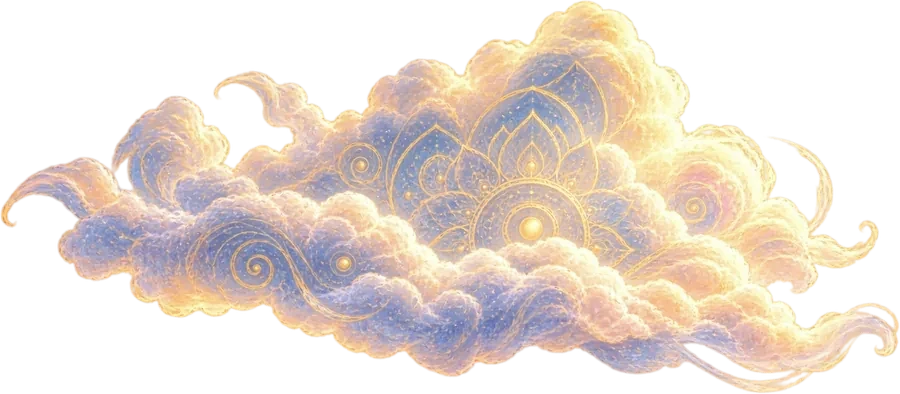
#> input picture prototype/world-v3-preview/burnell-world-cloud-large.webp, 900 x 394 px, given in place of burnell-world-cloud-small.webp, which was not available
$ python cloudsearch.py
#> lines starting #> are read from the running program, lines starting #| are printed output that depends on the picture; after the words box and inside, x2 and y2 are one past the last pixel; in counts of white or black regions, pixels touching at a corner belong together; pictures that were not available may be replaced by others from this repository, and a replacement may not be noted
import numpy as np, cv2, json
from PIL import Image
SP='/tmp/claude-0/-home-user-trevwebsite/d4d2ff2f-54ac-56c6-86b9-cd5baa7a52c6/scratchpad/world3/'
S=0.25; W,H=int(941*S),int(1672*S)
def alpha(name):
#> called with name = 'burnell-world-cloud-small.webp'
    a=np.asarray(Image.open(SP+name).convert('RGBA'))[...,3].astype(np.float32)/255; return a
CL={k:alpha(f'burnell-world-cloud-{k}.webp') for k in ['small','medium','large']}
#> call 2 of alpha, with name = 'burnell-world-cloud-medium.webp'
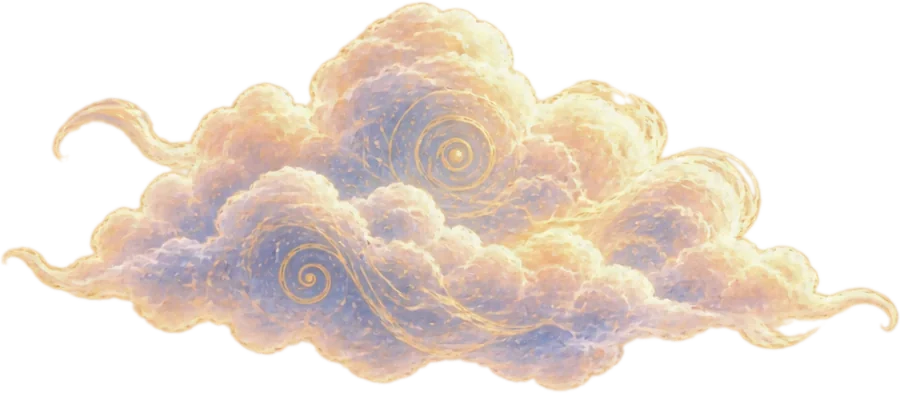
#> input picture prototype/world-v3-preview/burnell-world-cloud-medium.webp, 900 x 393 px, found by its file name
#> in alpha (call 2), `a = np.asarray(Image.open(SP + name).convert('RGBA'))[..., 3].astype(n`:
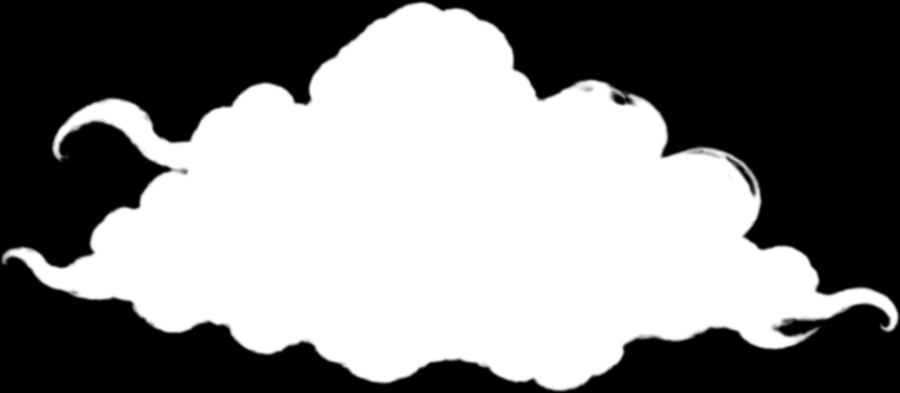
#> a: shape (393, 900) float32; min 0, max 1, mean 0.511
#> CL = 3 items
mt=alpha('w3-mountains.webp')  # 941x1672 canvas, placed at y=5+300 at landing
#> call 4 of alpha, with name = 'w3-mountains.webp'
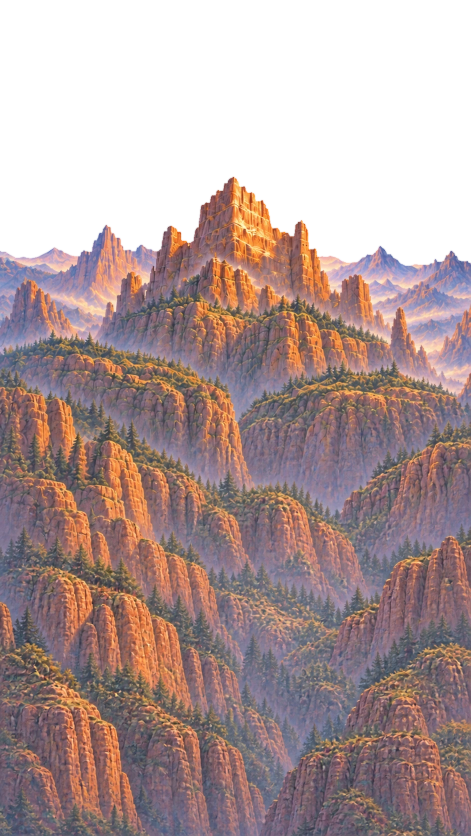
#> input picture prototype/world-v3-preview/w3-mountains.webp, 941 x 1672 px, found by its file name (shown at 1/2 size)
fa=alpha('w3-falls.webp')       # placed at y=160+760
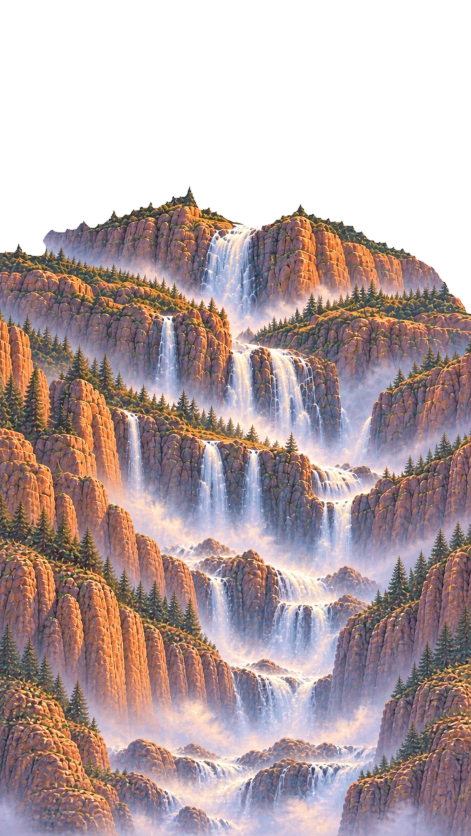
#> input picture prototype/world-v3-preview/w3-falls.webp, 941 x 1672 px, found by its file name (shown at 1/2 size)
def place(a,x,y,w):
#> called with x = 0, y = 305, w = 941
    h=a.shape[0]*w/a.shape[1]
#> h = 1672
    out=np.zeros((H,W),np.float32)
    r=cv2.resize(a,(max(1,int(w*S)),max(1,int(h*S))),interpolation=cv2.INTER_AREA)
    x0,y0=int(round(x*S)),int(round(y*S))
    xs,ys=max(0,x0),max(0,y0); xe,ye=min(W,x0+r.shape[1]),min(H,y0+r.shape[0])
#> after `xe, ye = (min(W, x0 + r.shape[1]), min(H, y0 + r.shape[0]))`: xe = 235; ye = 418
    if xe>xs and ye>ys: out[ys:ye,xs:xe]=r[ys-y0:ye-y0,xs-x0:xe-x0]
    return out
mtA=place(mt,0,305,941); faA=place(fa,0,920,941)
land=np.maximum(mtA,faA)>0.5
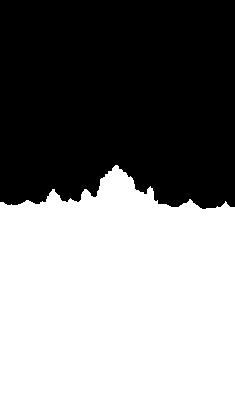
#> land: shape (418, 235) bool; 53% white; 1 black region, box (x1, y1, x2, y2) and area: (0, 0, 235, 209) 46192
# sky region: above the first land pixel per column
first=np.array([np.argmax(land[:,x]) if land[:,x].any() else H for x in range(W)])
#> first = 235 values, max 209 at index 202, min 165 at index 115, mean 196.6
sky=np.arange(H)[:,None]<first[None,:]
# tallest rock: mountains alpha in the central castle region above y=900
cast=(mtA>0.5); cast[int(900*S):]=False; cast[:, :int(380*S)]=False; cast[:, int(650*S):]=False
#> after `cast[int(900 * S):] = False`: cast: shape (418, 235) bool; 6.8% white; 1 white region, box (x1, y1, x2, y2) and area: (0, 165, 235, 225) 6683
#> after `cast[:, int(650 * S):] = False`: cast: shape (418, 235) bool; 2.9% white; 1 white region, box (x1, y1, x2, y2) and area: (95, 165, 162, 225) 2833
SUN=(471*S,306*S)
fixed=[dict(src='large',after='sky',depth=0.5,w=660,x0=720,y0=440,dir=1,op=0.97,flip=True)]
def render(cs):
    behind=np.zeros((H,W),np.float32); front=np.zeros((H,W),np.float32)
    for c in cs:
        a=CL[c['src']]; w=c['w']; h=a.shape[0]*w/a.shape[1]
        A=place(a[:, ::-1] if c.get('flip') else a, c['x0']-w/2, c['y0']-w*0.22, w)*c['op']
        if c['after']=='sky': behind=1-(1-behind)*(1-A)
        else: front=1-(1-front)*(1-A)
    vis=1-(1-front)*(1-behind*(~land))
    return vis,front
def score(cs):
    vis,front=render(cs)
    cov=(vis[sky]>0.5).mean()
    castcov=(front[cast]>0.5).mean()
    sunc=vis[int(SUN[1])-6:int(SUN[1])+6,int(SUN[0])-6:int(SUN[0])+6].mean()
    return abs(cov-0.40)*4+max(0,castcov-0.12)*6+max(0,sunc-0.15)*3, cov, castcov
rng=np.random.default_rng(11)
best=None
for it in range(4000):
    n=rng.integers(7,10); cs=list(fixed)
    for i in range(n):
        y0=float(rng.uniform(150,880))
        tier='mountains' if y0<620 else ('falls' if y0<780 else 'foreground')
        if y0<520 and rng.random()<0.5: tier='sky'
        w=float(rng.uniform(180,360) if tier in('sky','mountains') else rng.uniform(320,620))
        x0=float(rng.choice([rng.uniform(-60,330),rng.uniform(610,1000)]) if tier!='sky' else rng.uniform(-60,1000))
        depth={'sky':0.25,'mountains':0.35,'falls':0.65,'foreground':1.0}[tier]
        cs.append(dict(src=str(rng.choice(['small','medium','large'])),after=tier,depth=depth,w=round(w),x0=round(x0),y0=round(y0),
                       dir=-1 if x0<471 else 1,op=round(float(rng.uniform(0.8,0.97)),2),flip=bool(rng.random()<0.5)))
#> (the run stopped early here; a loop or call above may not have finished)
